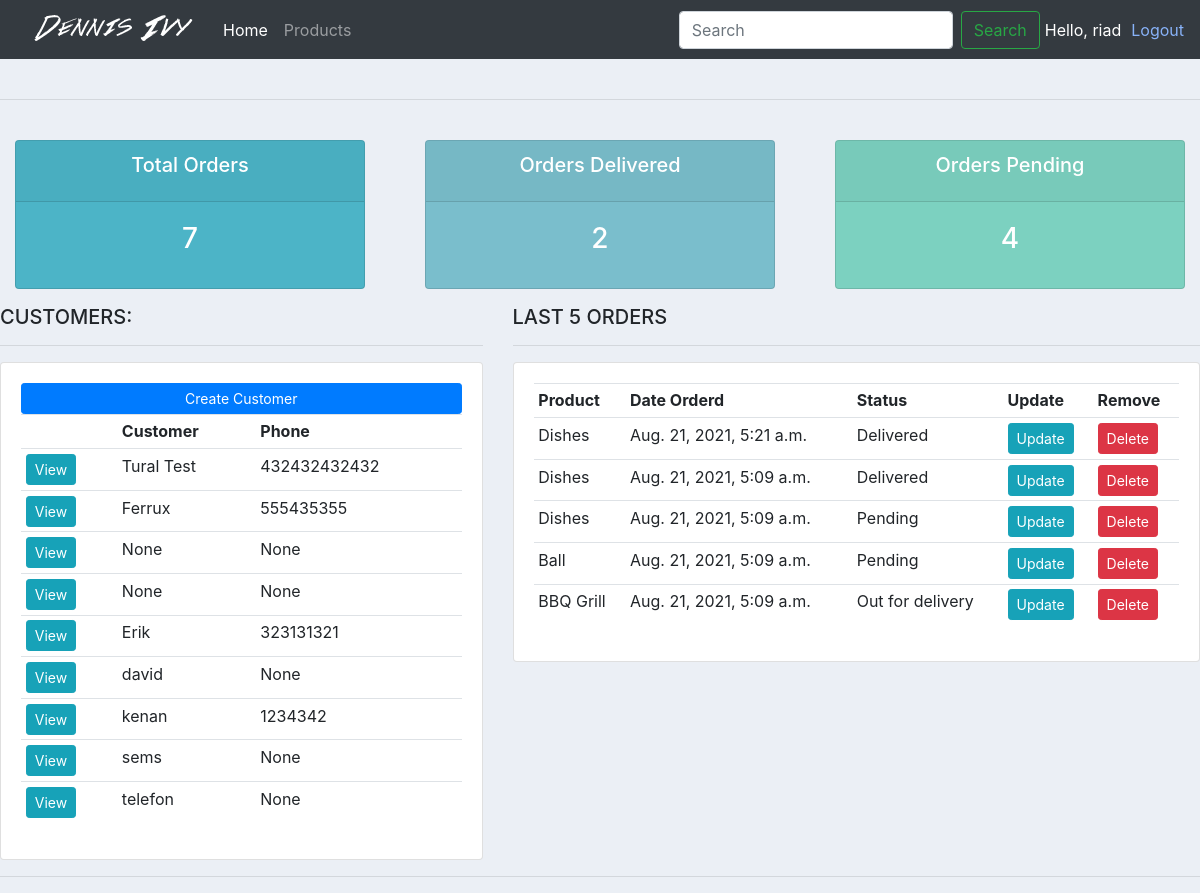
The app's page / (signed in) with its own data.
### accounts/models.py (models this page shows, shortened)
class Customer(models.Model):
    user = models.OneToOneField(User,null=True, blank=True,on_delete=models.CASCADE)#*Burda oneToOneField yazilmasindaki sebeb yeni her bir musterinin yalniz bir hesabi ola biler 1 adnan 2 hesab acmag mumkun deyil
    name = models.CharField(max_length=200,null=True)#yeni databasede goruncek
    phone = models.CharField(max_length=200,null=True)
    email = models.CharField(max_length=200,null=True)
    profile_pic = models.ImageField(null=True,blank=True)
    date_created = models.DateTimeField(auto_now_add=True,null=True)

class Order(models.Model):
    STATUS = (
        ('Pending','Pending'),#pending => bitmemis yeni catmayan mal bele deyimm
        ('Out for delivery','Out for delivery'),
        ('Delivered','Delivered'),
    )
    customer = models.ForeignKey(Customer,null=True,on_delete=models.SET_NULL)#Foreign key yeni teke cox iliski Yeni bir Customer coxlu sayda sifaris vere biler meselen men ,,,kitab,rucka,karandaas sifaris verirem
    product = models.ForeignKey(Product,null=True,on_delete=models.SET_NULL)#SET_NULL o demekdirki yeni bir modeldeki Product silinse bele onun haqqinrdaki melumatlat databaseye enull sekilnde oturulurku hata vermesin sonra
    date_created = models.DateTimeField(auto_now_add=True)
    status = models.CharField(max_length=200,null=True,choices = STATUS)#Burdaki choices butun mallar ucun istifade olunan bir islev gorur ele bil yuxarda yazilan STATUS butun mallar uzerinden istfiade olunacag ona gore Foreign key vaistesile yazmagdig

class Product(models.Model):
    CATEGORY = (
        ('Indoor','Indoor'),#Burdaki birincvi deyerler key deyerleridir ikinci deyerler ise Value deyerleridiri
        ('Out Door','Out Door')
    )#amma bu cur kategoriya yaradanda admin panelde elave etmek olmur yeni yeni bir kategoriya amma foreign key vasitesile yaradanda olur bu
    name = models.CharField(max_length=200,null=True)
    price = models.FloatField(default=0,null=True)
    category = models.CharField(max_length=200,null=True,choices=CATEGORY)#Burda scroollbar kimi acilir ve secim  edirsen Indoor ve YA Outdoor seklinde
    description = models.TextField(max_length=500,null=True,blank=True)#blank = true o demekdirki yeni bos kecirilie biler bu alan
    image = models.ImageField(blank=False,null=True,verbose_name='Add Picture')
    date_created = models.DateTimeField(auto_now_add=True)
    tag = models.ManyToManyField(Tag)
    def __str__(self):
        return self.name

### accounts/decorators.py (the view)
    def wrapper(request,*args,**kwargs):
        group = None
        if request.user.groups.exists():
            group = request.user.groups.all()[0].name
        if group == 'customer':#yeni hal hazirdaki istifadeci musteri grupuna daxildirse
            return redirect('user-page')
        if group == 'admin':#eger giren istifadeci admin categoriyasina daxildirse
                return view_func(request,*args,**kwargs)

### accounts/templatetags/custom_tags.py (called while the page is built)
@register.simple_tag(name='sonsifaris')#burdaki name i hansi template de istesek istifade ede bilerik
def last_order():
    return Order.objects.order_by('-date_created')[:5]

### accounts/views.py (called while the page is built)
@login_required(login_url='login')
@admin_only#yeni home seyfesinde admin olacag yalniz
def home(request):
    orders = Order.objects.all()#sifarisleri getirdik burda
    customers = Customer.objects.all()#burda ise musterileri getirdik
    total_customers = customers.count()
    total_orders = orders.count()
    delivered = orders.all().filter(status='Delivered').count()
    pending = orders.all().filter(status = 'Pending').count()
    context = {
        'orders': orders,
        'customers': customers,
        'total_customers': total_customers,
        'total_orders':total_orders,
        'delivered':delivered,
        'pending':pending
    }
    return render(request,'accounts/dashboard.html',context)#Htpp Redirrecdende istfiade ede bilersen problem yoxdur

### templates/accounts/dashboard.html
{%  extends 'accounts/main.html' %}
{% load custom_tags %}
{% block content %}
<br>
<div class="row">
    <div class="col">
        <div class="col-md">
            <div class="card text-center text-white  mb-3" id="total-orders">
                <div class="card-header">
                    <h5 class="card-title">Total Orders</h5>
                </div>
                <div class="card-body">
                    <h3 class="card-title">{{total_orders}}</h3>
                </div>
            </div>
        </div>
    </div>
    <div class="col">
        <div class="col-md">
            <div class="card text-center text-white  mb-3" id="orders-delivered">
                <div class="card-header">
                    <h5 class="card-title">Orders Delivered</h5>
                </div>
                <div class="card-body">
                    <h3 class="card-title">{{delivered}}</h3>
                </div>
            </div>
        </div>
    </div>
    <div class="col">
        <div class="col-md">
            <div class="card text-center text-white  mb-3" id="orders-pending">
                <div class="card-header">
                    <h5 class="card-title">Orders Pending</h5>
                </div>
                <div class="card-body">
                    <h3 class="card-title">{{pending}}</h3>
                </div>
            </div>
        </div>
    </div>
</div>
<div class="row">
	<div class="col-md-5">
		<h5>CUSTOMERS:</h5>
		<hr>
		<div class="card card-body">
			<a class="btn btn-primary  btn-sm btn-block" href="#">Create Customer</a>
			<table class="table table-sm">
				<tr>
					<th></th>
					<th>Customer</th>
					<th>Phone</th>
				</tr>
				{% for customer in customers %}
					<tr>
						<td><a class="btn btn-sm btn-info" href="{% url 'customer' customer.id %}">View</a></td>
						<td>{{customer.name}}</td>
						<td>{{customer.phone}}</td>
					</tr>
				{% endfor %}
			</table>
		</div>
	</div>
	<div class="col-md-7">
		<h5>LAST 5 ORDERS</h5>
		<hr>
		<div class="card card-body">
			<table class="table table-sm">
				<tr>
					<th>Product</th>
					<th>Date Orderd</th>
					<th>Status</th>
					<th>Update</th>
					<th>Remove</th>
				</tr>
				{% sonsifaris as sonsifaris %}
				{% for order in sonsifaris %}
					<tr>
						<td>{{order.product}}</td>
						<td>{{order.date_created}}</td>
						<td>{{order.status}}</td>
						<td><a class="btn btn-sm btn-info" href="{% url 'update_order' order.id %}">Update</a></td>
						<td><a class="btn btn-sm btn-danger" href="{% url 'delete_order' order.id %}">Delete</a></td>
					</tr>
				{% endfor %}
			</table>
		</div>
	</div>
</div>
{% endblock %}

### templates/accounts/main.html (shortened to what this page needs)
{% load static %}
{% load custom_tags %}
<!DOCTYPE html>
<html lang="en">
<head>
    <link rel="stylesheet" href="https://stackpath.bootstrapcdn.com/bootstrap/4.4.1/css/bootstrap.min.css">
    <link rel="stylesheet" href="{% static 'css/main.css' %}">
</head>
<body>
    {% include "accounts/navbar.html" %}
    <br>
    <hr>
    {% block content %}{% endblock content %}
    <hr>
</html>

### templates/accounts/navbar.html (shortened to what this page needs)
{% load static %}
<nav class="navbar navbar-expand-lg navbar-dark bg-dark">
    <img src="{% static 'images/logo.png' %}" alt="">
    <div class="collapse navbar-collapse" id="navbarSupportedContent">
        <ul class="navbar-nav mr-auto">
            {% if request.user.is_staff %}
                <li class="nav-item {% if '/' == request.path %} active {% endif %}">
                    <a class="nav-link" href="{% url 'home' %}">Home <span class="sr-only">Dashboard</span></a>
                </li>
                <li class="nav-item {% if 'product' in request.path %} active {% endif %}">
                    <a class="nav-link" href="{% url 'product' %}">Products</a>
                </li>
            {% else %}
                <li class="nav-item">
                    <a class="nav-link" href="{% url 'account' %}">Settings</a>
                </li>
            {% endif %}
        </ul>
        <form class="form-inline my-2 my-lg-0" action="{% url 'search' %}" method="GET">
            <input class="form-control mr-sm-2" type="search" name="q" placeholder="Search" aria-label="Search" autocomplete="on">
            <button class="btn btn-outline-success my-2 my-sm-0" type="submit">Search</button>
        </form>
    </div>
    {% if request.user.is_authenticated %}
        <span style="padding-left: 5px;" class="hello-msg">Hello, {{request.user.username}}</span>
        <span style="padding-left:10px" class="hello-msg"><a class="mk" href="{% url 'logout' %}">Logout</a></span>
    {% else %}
        <span style="padding-left: 5px;" class='hello-msg'><a class="mk" href="{% url 'login' %}">Login</a></span>
        <span  style="padding-left:10px" class="hello-msg"><a class="mk" href="{% url 'logout' %}">Register</a></span>
    {% endif %}
</nav>

### static/css/main.css (style rules this page uses)
body { background-color: #ebeff5; }
#total-orders { background-color: #4cb4c7; }
#orders-delivered { background-color: #7abecc; }
#orders-pending { background-color: #7cd1c0; }

### templates/accounts/navbar.html (style rules this page uses)
.mk { font-size:bold; text-decoration: none; color: #88b2f8; transition:color 0.3s }
.hello-msg { color: #fff; }

### records on screen
Customer: name "Tural Test", phone "432432432432"
Customer: name "Ferrux", phone "555435355"
Customer: name "None", phone "None"
Customer: name "None", phone "None"
Customer: name "Erik", phone "323131321"
Customer: name "david", phone "None"
Customer: name "kenan", phone "1234342"
Customer: name "sems", phone "None"
Customer: name "telefon", phone "None"
Order: product "Dishes", date_created "Aug. 21, 2021, 5:21 a.m.", status "Delivered"
Order: product "Dishes", date_created "Aug. 21, 2021, 5:09 a.m.", status "Delivered"
Order: product "Dishes", date_created "Aug. 21, 2021, 5:09 a.m.", status "Pending"
Order: product "Ball", date_created "Aug. 21, 2021, 5:09 a.m.", status "Pending"
Order: product "BBQ Grill", date_created "Aug. 21, 2021, 5:09 a.m.", status "Out for delivery"

### other values on screen
{{ request.user.username }} "riad"
{{ total_orders }} "7"
{{ delivered }} "2"
{{ pending }} "4"
